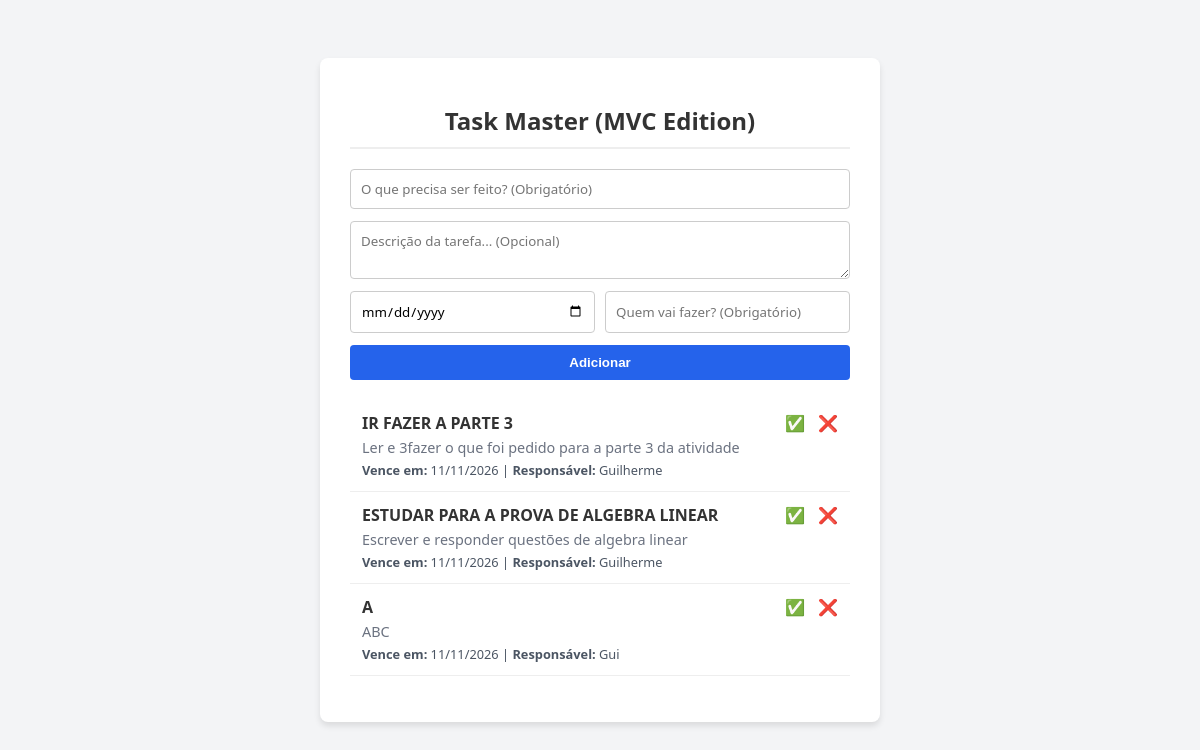
Before: / with the older database file.
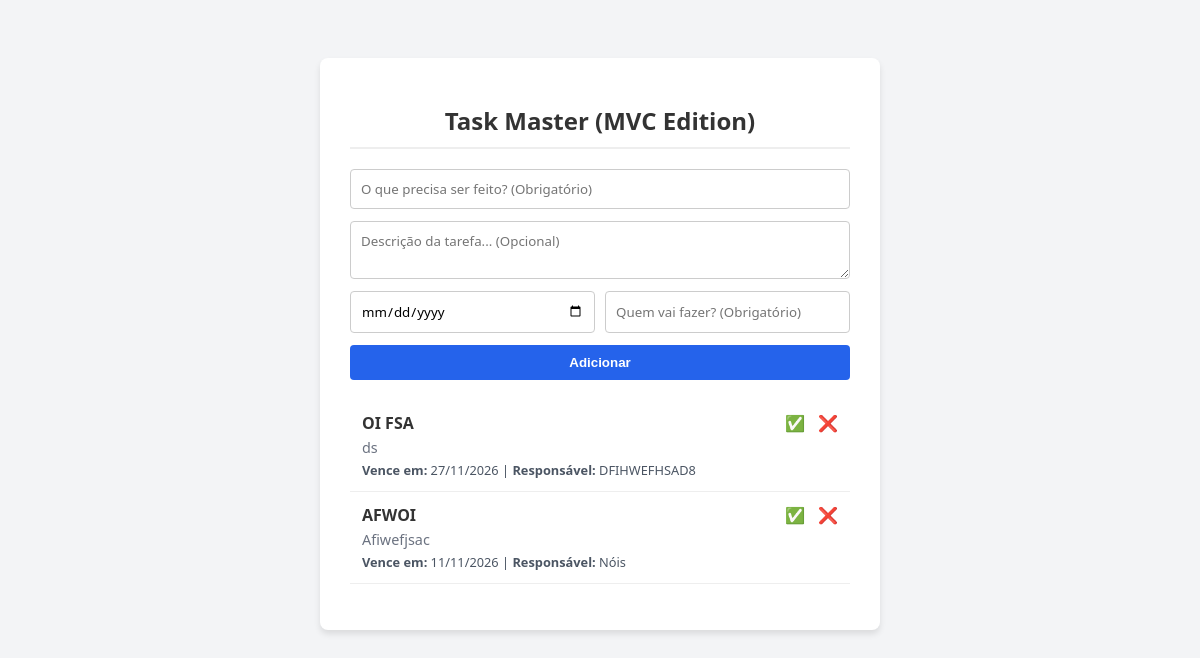
After: the same page with the newer database file.
### tables this page shows
CREATE TABLE tasks (
    id INTEGER PRIMARY KEY AUTOINCREMENT,
    title TEXT NOT NULL,
    description TEXT,
    due_date TEXT NOT NULL,
    assignee TEXT NOT NULL,
    done INTEGER DEFAULT 0
);

### src/View/TaskHtmlView.php (called while the page is built, shortened)
<?php
class TaskHtmlView implements TaskViewInterface {
    public function displayTasks(array $tasks) {
        require __DIR__ . '/list.php';
    }
}
?>

### src/Presenter/TaskPresenter.php (called while the page is built, shortened)
<?php
class TaskPresenter {
    private $model;
    private $view;
    public function __construct(Task $model, TaskViewInterface $view) {
        $this->model = $model;
        $this->view = $view;
    }
    public function index() {
        try {
            $tasks = $this->model->getAll();
            $this->view->displayTasks($tasks);
        } catch (Exception $e) {
            $this->view->showError($e->getMessage());
        }
    }
}
?>

### src/Model/Task.php (called while the page is built, shortened)
<?php
class Task {
    private $pdo;
    public function __construct(PDO $pdo) {
        $this->pdo = $pdo;
    }
    public function getAll() {
        $stmt = $this->pdo->query("SELECT * FROM tasks ORDER BY id DESC");
        return $stmt->fetchAll(PDO::FETCH_ASSOC);
    }
}
?>

### src/View/list.php (the view, shortened to what this page needs)
<!DOCTYPE html>
<html lang="pt-BR">
<head>
</head>
<body>
<div class="container">
    <h1>Task Master (MVC Edition)</h1>
    <form method="POST" action="index.php?action=create" class="form-vertical">
        <input type="text" name="title" placeholder="O que precisa ser feito? (Obrigatório)" autocomplete="off" required>
        <textarea name="description" placeholder="Descrição da tarefa... (Opcional)" rows="2"></textarea>
        <div class="form-row">
            <input type="date" name="due_date" title="Data de Vencimento (Obrigatório)" required>
            <input type="text" name="assignee" placeholder="Quem vai fazer? (Obrigatório)" autocomplete="off" required>
        </div>
        <button type="submit">Adicionar</button>
    </form>
    <ul>
        <?php foreach ($tasks as $task): ?>
            <li class="<?php echo $task['done'] ? 'done' : ''; ?>">
                <div class="task-content">
                    <span class="task-title"><?php echo htmlspecialchars($task['title']); ?></span>
                    <?php if (!empty($task['description'])): ?>
                        <span class="task-desc"><?php echo htmlspecialchars($task['description']); ?></span>
                    <?php endif; ?>
                    <div class="task-meta">
                         <strong>Vence em:</strong> <?php echo !empty($task['due_date']) ? date('d/m/Y', strtotime($task['due_date'])) : ''; ?> |
                         <strong>Responsável:</strong> <?php echo htmlspecialchars($task['assignee'] ?? ''); ?>
                    </div>
                </div>
                <div class="actions">
                    <?php if (!$task['done']): ?>
                        <a href="index.php?action=complete&id=<?php echo $task['id']; ?>" title="Concluir">✅</a>
                    <?php endif; ?>
                    <a href="index.php?action=delete&id=<?php echo $task['id']; ?>" onclick="return confirm('Tem certeza que deseja excluir esta tarefa?');" title="Excluir">❌</a>
                </div>
            </li>
        <?php endforeach; ?>
    </ul>
</div>
</body>
</html>

### index.php (shortened to what this page needs)
<?php
$pdo = new PDO('sqlite:' . __DIR__ . '/tasks.sqlite');
$pdo->setAttribute(PDO::ATTR_ERRMODE, PDO::ERRMODE_EXCEPTION);
$model = new Task($pdo);
$view = new TaskHtmlView();
$presenter = new TaskPresenter($model, $view);
$action = $_GET['action'] ?? 'index';
if ($action === 'create') {
    $presenter->create($_POST['title'] ?? '', $_POST['description'] ?? '', $_POST['due_date'] ?? '', $_POST['assignee'] ?? '');
} elseif ($action === 'complete') {
    $presenter->complete($_GET['id'] ?? 0);
} elseif ($action === 'delete') {
    $presenter->delete($_GET['id'] ?? 0);
} else {
    $presenter->index();
}
?>

### src/View/list.php (style rules this page uses)
body { font-family: 'Segoe UI', Tahoma, Geneva, Verdana, sans-serif; background-color: #f3f4f6; color: #333; display: flex; justify-content: center; padding: 50px 20px; }
.container { background: #fff; padding: 30px; border-radius: 8px; box-shadow: 0 4px 6px rgba(0,0,0,0.1); width: 100%; max-width: 500px; }
h1 { font-size: 1.5rem; text-align: center; border-bottom: 2px solid #eee; padding-bottom: 10px; }
.form-vertical { display: flex; flex-direction: column; gap: 12px; margin-top: 20px; margin-bottom: 20px; }
.form-row { display: flex; gap: 10px; }
.form-row input { flex: 1; width: 100%; }
input[type="text"], input[type="date"], textarea { box-sizing: border-box; width: 100%; padding: 10px; border: 1px solid #ccc; border-radius: 4px; font-family: inherit; }
button { background: #2563eb; color: white; border: none; padding: 10px 15px; border-radius: 4px; cursor: pointer; font-weight: bold; }
ul { list-style: none; padding: 0; }
li { display: flex; justify-content: space-between; align-items: flex-start; padding: 12px; border-bottom: 1px solid #eee; }
.task-content { display: flex; flex-direction: column; gap: 4px; }
.task-title { font-weight: bold; }
.task-desc { font-size: 0.9rem; color: #6b7280; }
.task-meta { font-size: 0.8rem; color: #4b5563; }
.actions { display: flex; gap: 8px; }
.actions a { text-decoration: none; margin-left: 5px; cursor: pointer; }

Changed rows visible on the page:
removed tasks: title "IR FAZER A PARTE 3", description "Ler e 3fazer o que foi pedido para a parte 3 da atividade", due_date "11/11/2026", assignee "Guilherme"
removed tasks: title "ESTUDAR PARA A PROVA DE ALGEBRA LINEAR", description "Escrever e responder questões de algebra linear", due_date "11/11/2026", assignee "Guilherme"
removed tasks: title "A", description "ABC", due_date "11/11/2026", assignee "Gui"
added tasks: title "OI FSA", description "ds", due_date "27/11/2026", assignee "DFIHWEFHSAD8"
added tasks: title "AFWOI", description "Afiwefjsac", due_date "11/11/2026", assignee "Nóis"
